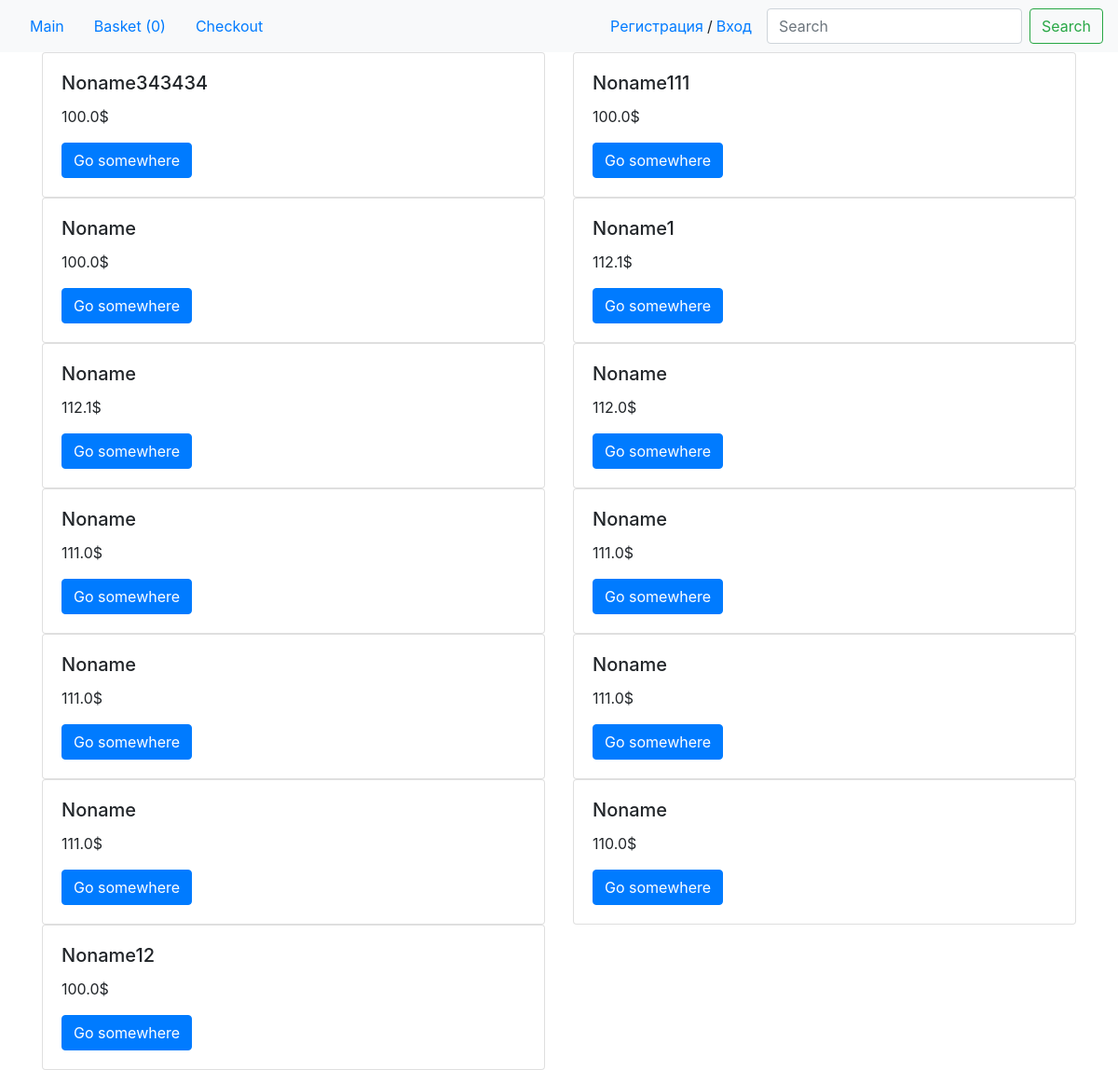
/cats/1/, run on an earlier commit of the app's database.
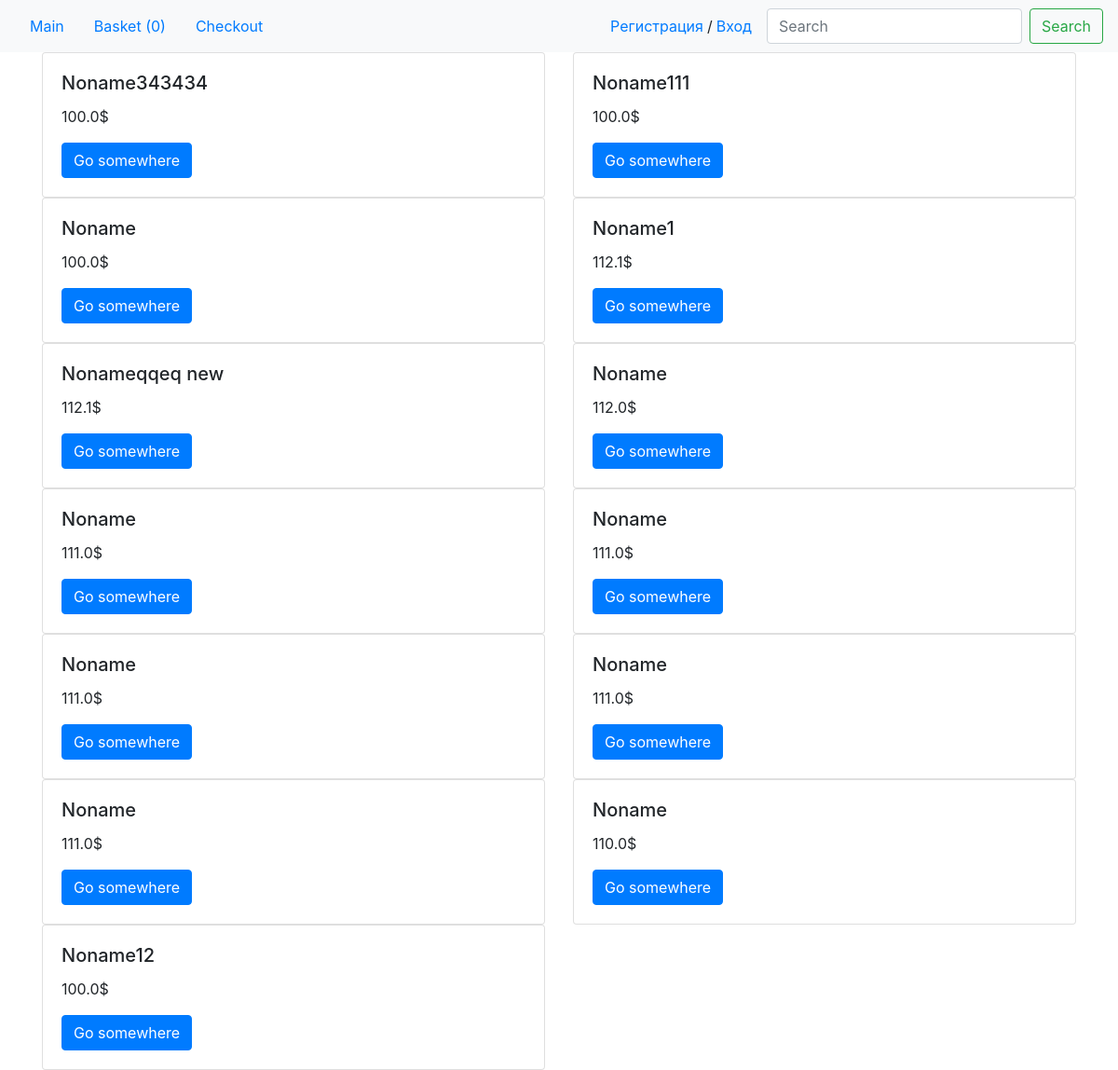
And on a later commit of the database.
### my_shop/models.py (models this page shows, shortened)
class Product(models.Model):
    author = models.ForeignKey(User, on_delete=models.CASCADE, blank=True, null=True)
    title = models.CharField(max_length=300, default='Noname')
    quantity = models.IntegerField(blank=True, default=10) #default 10 for tests
    id_rozetka = models.IntegerField(blank=True, default=0)
    brand = models.CharField(max_length=100, blank=True, null=True)
    desc = models.TextField(blank=True, default='')
    images = models.CharField(blank=True, max_length=700, default='')
    price = models.FloatField(default=0)
    old_price = models.FloatField(blank=True, default=0)
    is_active = models.BooleanField(blank=False, max_length=100)
    cid = models.ManyToManyField('Categories')
    date_add = models.DateTimeField(auto_now_add=True)
    class Meta:
        ordering = ['-date_add']

### my_shop/views.py (the view)
# urls.py: path('cats/<int:pk>/', CategoryPage.as_view(), name='cats_page'),
class CategoryPage(ListView):
    model = Product
    template_name = 'my_shop/cats.html'
    context_object_name = 'products'
    def get_queryset(self):
        return Product.objects.filter(cid = self.kwargs['pk'])

### my_shop/templates/my_shop/cats.html
{% extends 'base.html' %}
{% block content %}
<main class="container">
    <div class="row">
    {% for product in products %}
      <div class="col-sm-6">
        <div class="card">
          <div class="card-body">
            <h5 class="card-title">{{ product.title | truncatechars:30 }}</h5>
            <p class="card-text">{{ product.price }}$</p>
            <a href="{% url 'post_detail' product.id %}" class="btn btn-primary">Go somewhere</a>
          </div>
        </div>
      </div>
    {% endfor %}
  </div>
</main>
{% endblock %}

What changed in the data, as far as the page shows it:
changed Product: title "Noname" → "Nonameqqeq new"
